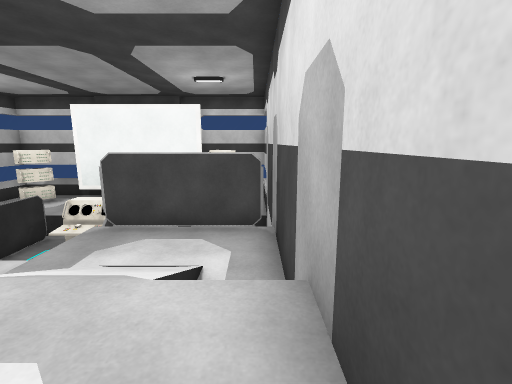
view 1 (above)

16 first-person views from a walk through a scene from a Unity 3-D project. The camera is 1.3 m above the floor, tilts 10° down and sees 85° across. The floor is counted in squares, 1 m on a side. Each view is taken from the middle of a square. On the plan, view 1 faces up. The plan holds only what a view shows up to about 13 squares ahead; the rest is blank. The place goes on beyond the plan. The player is left out. Door leaves are left out, so doorways stand open. Some surface patterns are stand-ins.

view 2
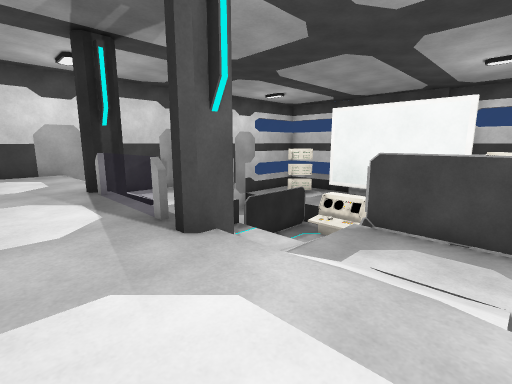

view 3
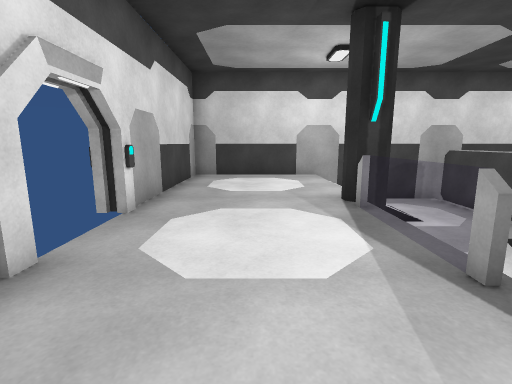

view 4
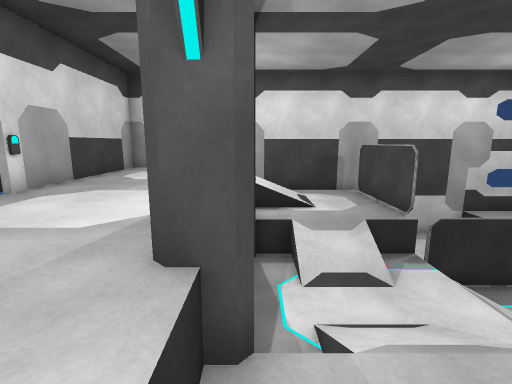

view 5
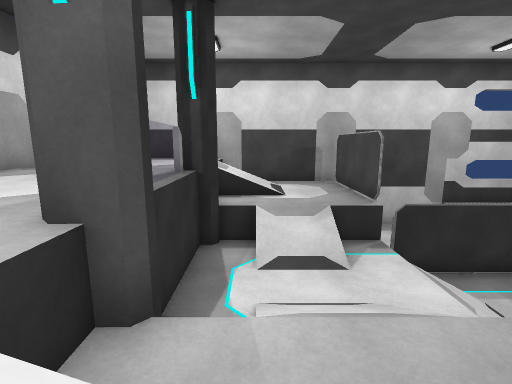

view 6
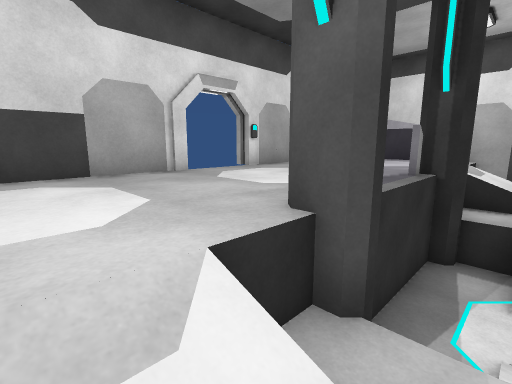

view 7
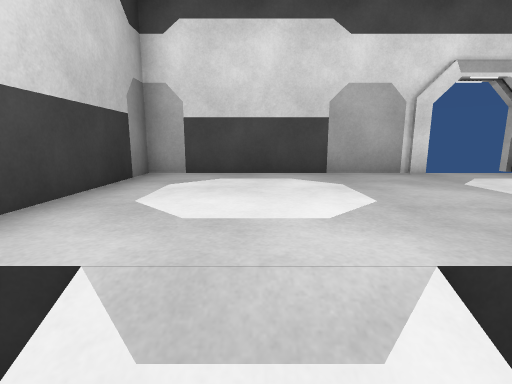

view 8
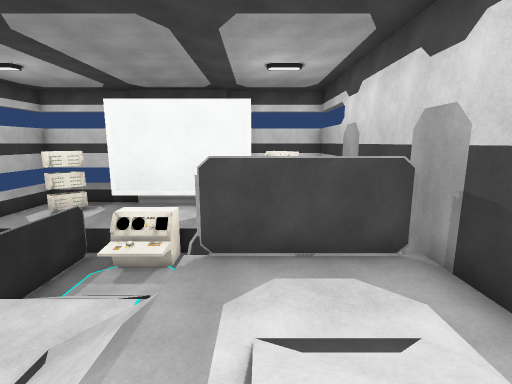

view 9
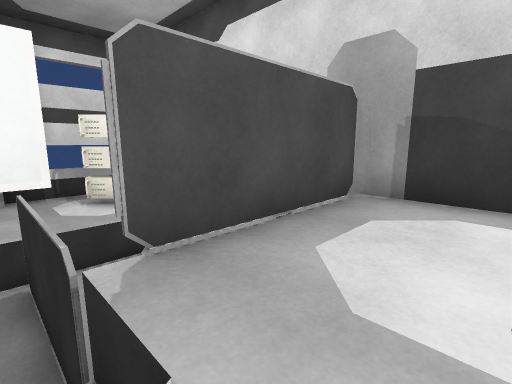

view 10
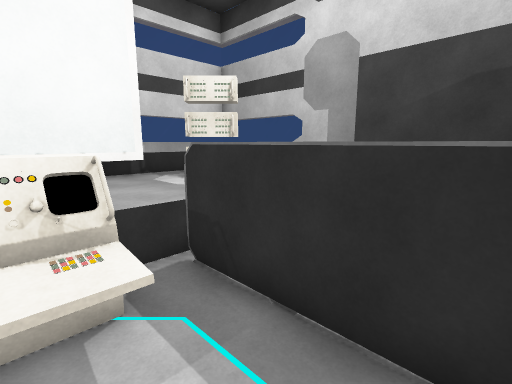

view 11
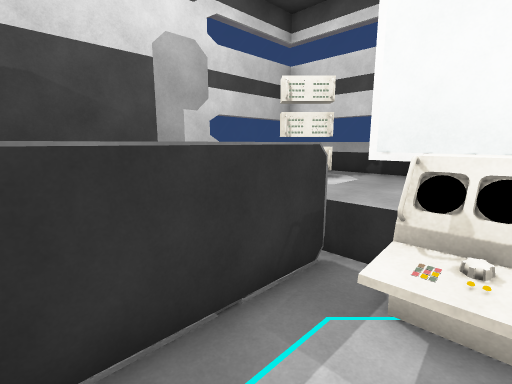

view 12
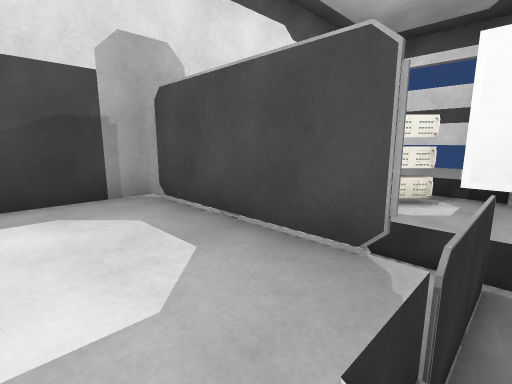

view 13
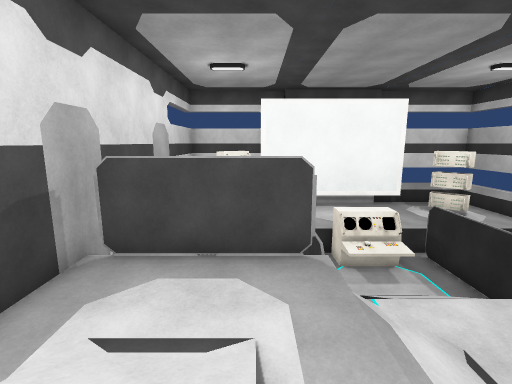

view 14
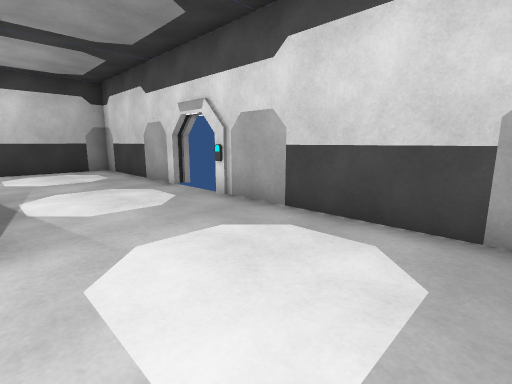

view 15
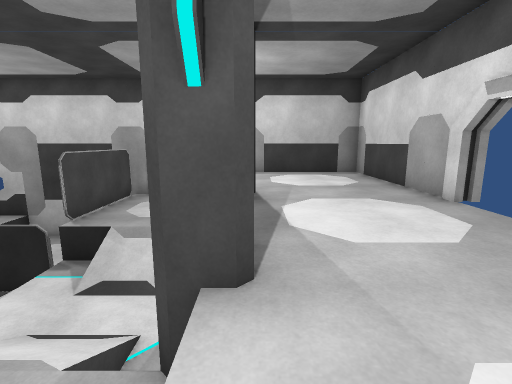

view 16
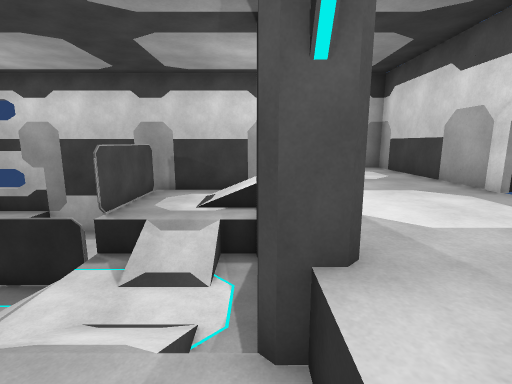

### Floor plan
Key: @ floor where view 1 was taken; # wall or solid block; x gap in a wall; . main floor; - floor 1 m lower than the main floor; _ floor 2 m lower than the main floor; < floor 3 m lower than the main floor; / step, stairs or slope; D open door; = window, fence, low wall or low ledge; ^ raised ledge; v drop or lower ground; C column; K key; O other object.
Columns run from 15 left of view 1 to 1 right of it. Each row starts with its distance up from view 1.
 15 =^OOO^^^ ^^^^OO^=
 14 =^^^^^^^ ^^^^OO^=
 13 #^^^^^^^ ^^^^^^^#
 12 #  vvx<###<xvv v#
 11 #v   #<#KK<#  vv#
 10 #vv  #<#=/<# vvv#
  9 # vv #<///<# v v#
  8 #x####<///<####x#
  7 #-----_____-----#
  6 #-----//_//-----#
  5 #-----//_//-----#
  4 #-///-//_//-///-#
  3 #-///-C___C-///-#
  2 #.....COOOC.....#
  1 #...............#
  0 #..............@#
 -1 #...............#
 -2 #...............#
 -3 #######DDD#######

Where each view was taken, in squares from view 1:
view 1: 0 up, 0 right, facing up
view 2: 0 up, 1 left, facing up-left
view 3: 0 up, 3 left, facing left
view 4: 3 up, 2 left, facing left
view 5: 4 up, 2 left, facing left
view 6: 4 up, 2 left, facing down-left
view 7: 4 up, 2 left, facing down
view 8: 2 up, 3 left, facing up
view 9: 5 up, 5 left, facing up-right
view 10: 8 up, 7 left, facing up-right
view 11: 8 up, 7 left, facing up-left
view 12: 5 up, 9 left, facing up-left
view 13: 2 up, 11 left, facing up
view 14: 2 up, 14 left, facing down-right
view 15: 2 up, 12 left, facing right
view 16: 3 up, 12 left, facing right
